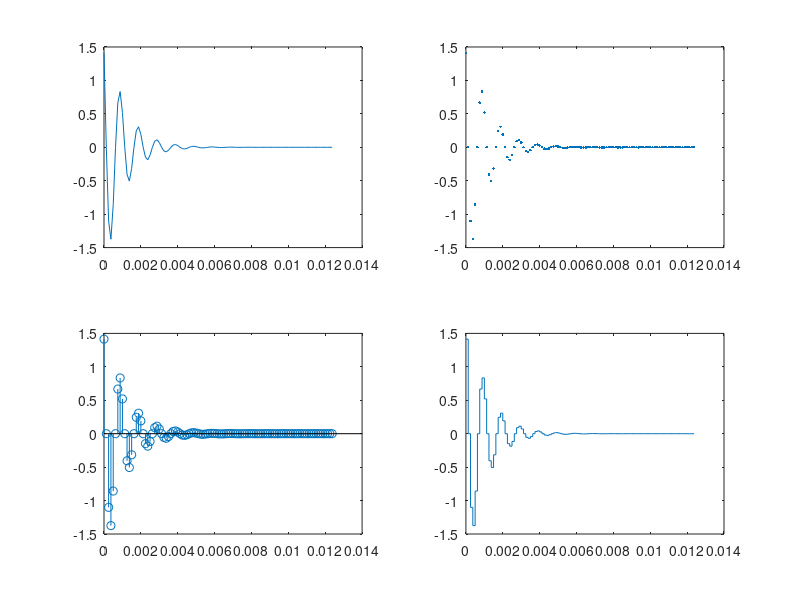
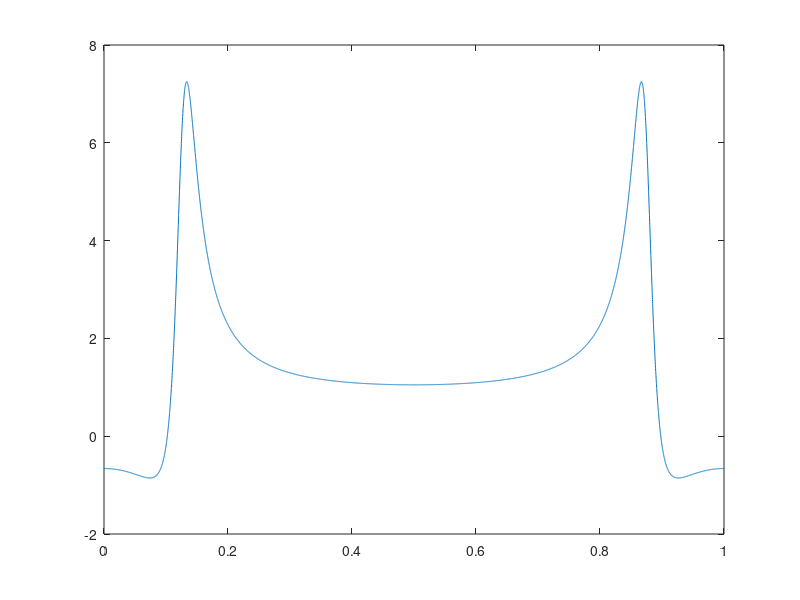

Here is the MATLAB script that generated these plots, in order:
Fs = 8e3;
t = 0:1/Fs:1;
t = t';
A = 2;
f0 = 1e3;
phi = pi/4;
s1 = A * cos(2*pi*f0*t + phi);
alpha = 1e3;
s2 = exp(-alpha*t) .* s1;
FFT = fft(s2);
subplot (2,2,1); plot(t(1:100), s2(1:100))
subplot (2,2,2); plot(t(1:100), s2(1:100), '.')
subplot (2,2,3); stem(t(1:100), s2(1:100))
subplot (2,2,4); stairs(t(1:100), s2(1:100))
figure;
plot (t(1:8001), FFT(1:8001))